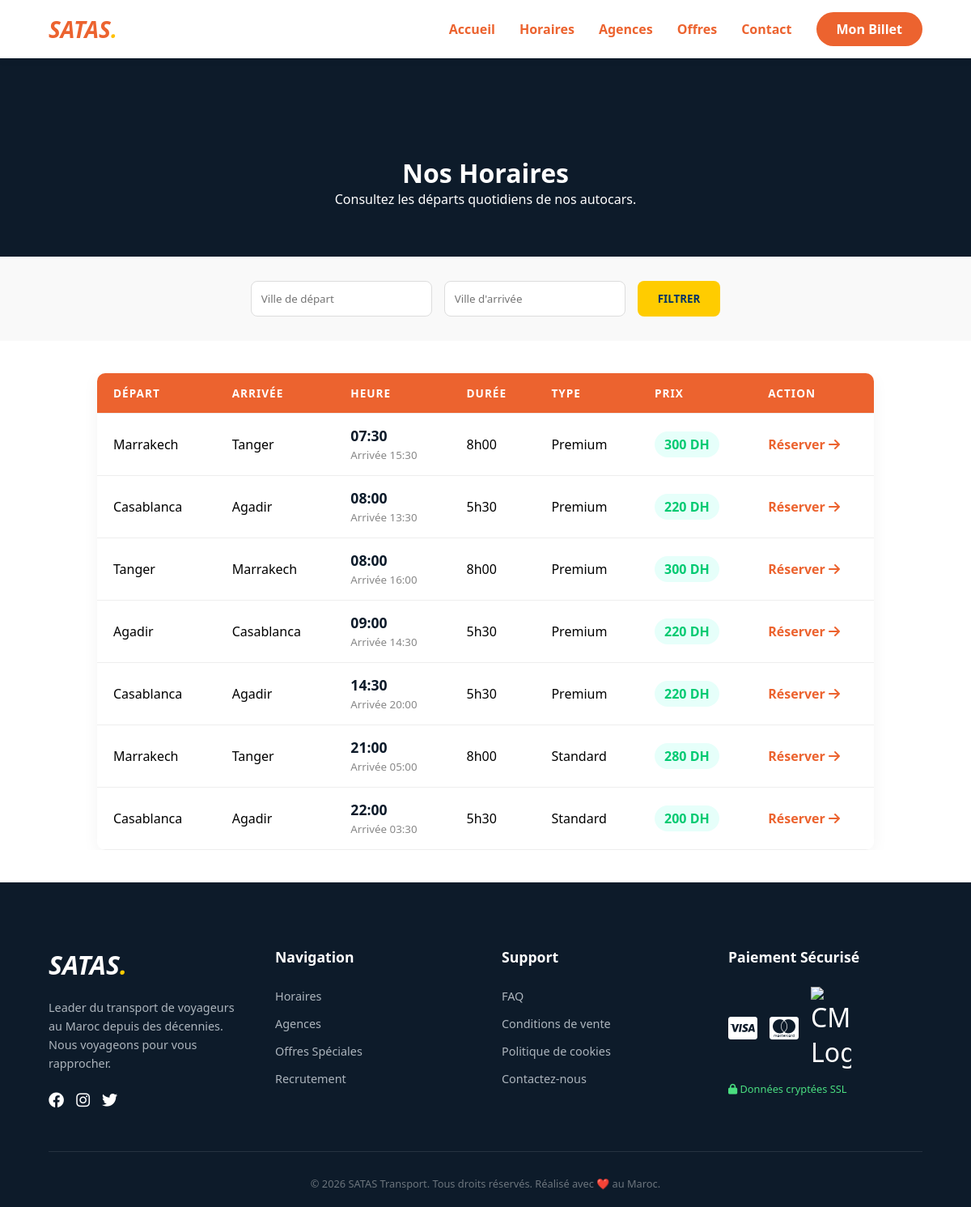
The page /horaires.php on the database its author committed.
### tables this page shows
CREATE TABLE IF NOT EXISTS horaires (
    id INT AUTO_INCREMENT PRIMARY KEY,
    ville_depart VARCHAR(100) NOT NULL,
    ville_arrivee VARCHAR(100) NOT NULL,
    heure_depart TIME NOT NULL,
    heure_arrivee TIME NOT NULL,
    duree VARCHAR(20),
    prix DECIMAL(10, 2) NOT NULL,
    type_autocar VARCHAR(50) DEFAULT 'Premium',
    created_at TIMESTAMP DEFAULT CURRENT_TIMESTAMP
);

### horaires.php (the view, shortened to what this page needs)
<?php
include 'db.php';
$ville_depart = isset($_GET['depart']) ? htmlspecialchars($_GET['depart']) : '';
$ville_arrivee = isset($_GET['arrivee']) ? htmlspecialchars($_GET['arrivee']) : '';
$sql = "SELECT * FROM horaires WHERE 1=1";
$params = [];
$sql .= " ORDER BY heure_depart ASC";
try {
    $stmt = $pdo->prepare($sql);
    $stmt->execute($params);
    $horaires = $stmt->fetchAll();
} catch (PDOException $e) {
    $horaires = [];
}
?>
<!DOCTYPE html>
<html lang="fr">
<head>
    <link rel="stylesheet" href="style.css?v=<?php echo time(); ?>">
    <link rel="stylesheet" href="https://cdnjs.cloudflare.com/ajax/libs/font-awesome/6.0.0/css/all.min.css">
</head>
<body>
    <?php include 'les sections/navbar.php'; ?>
    <div class="page-header">
        <h1>Nos Horaires</h1>
        <p>Consultez les départs quotidiens de nos autocars.</p>
    </div>
    <form class="search-area" method="GET">
        <input type="text" name="depart" placeholder="Ville de départ" value="<?php echo $ville_depart; ?>" class="form-control" style="padding: 12px; border-radius: 8px; border: 1px solid #ddd;">
        <input type="text" name="arrivee" placeholder="Ville d'arrivée" value="<?php echo $ville_arrivee; ?>" class="form-control" style="padding: 12px; border-radius: 8px; border: 1px solid #ddd;">
        <button type="submit" class="btn-search" style="padding: 12px 25px; border-radius: 8px; cursor:pointer;">Filtrer</button>
    </form>
    <div class="schedule-table-container fadeInUp">
        <table class="schedule-table">
            <thead>
                <tr>
                    <th>Départ</th>
                    <th>Arrivée</th>
                    <th>Heure</th>
                    <th>Durée</th>
                    <th>Type</th>
                    <th>Prix</th>
                    <th>Action</th>
                </tr>
            </thead>
            <tbody>
                <?php if (count($horaires) > 0): ?>
                    <?php foreach ($horaires as $h): ?>
                    <tr>
                        <td><?php echo htmlspecialchars($h['ville_depart']); ?></td>
                        <td><?php echo htmlspecialchars($h['ville_arrivee']); ?></td>
                        <td>
                            <div class="time-cell"><?php echo date('H:i', strtotime($h['heure_depart'])); ?></div>
                            <small style="color:#888;">Arrivée <?php echo date('H:i', strtotime($h['heure_arrivee'])); ?></small>
                        </td>
                        <td><?php echo htmlspecialchars($h['duree']); ?></td>
                        <td><?php echo htmlspecialchars($h['type_autocar']); ?></td>
                        <td><span class="price-tag"><?php echo number_format($h['prix'], 0, ',', ' '); ?> DH</span></td>
                        <td>
                            <a href="offres.php" style="color: #ec632f; font-weight: bold; text-decoration: none;">Réserver <i class="fas fa-arrow-right"></i></a>
                        </td>
                    </tr>
                    <?php endforeach; ?>
                <?php else: ?>
                    <tr>
                        <td colspan="7" style="text-align: center; padding: 40px;">Aucun trajet trouvé pour votre recherche.</td>
                    </tr>
                <?php endif; ?>
            </tbody>
        </table>
    </div>
    <?php include 'les sections/footer.php'; ?>
</body>
</html>

### style.css (style rules this page uses)
:root { --primary-blue: #ec632f; --accent-yellow: #FFC107; --text-gray: #444; --white: #ffffff; }
* { margin: 0; padding: 0; box-sizing: border-box; font-family: 'Segoe UI', Tahoma, Geneva, Verdana, sans-serif; }
.btn-search { background-color: #ffcc00; color: #003366; border: none; padding: 15px 40px; border-radius: 10px; font-weight: 800; cursor: pointer; transition: 0.3s; text-transform: uppercase; }
.fadeInUp { animation: fadeInUp 0.8s ease-out forwards; }

### horaires.php (style rules this page uses)
.page-header { background-color: #0d1b2a; color: white; padding: 120px 20px 60px; text-align: center; }
.search-area { background: #f9f9f9; padding: 30px 20px; display: flex; justify-content: center; gap: 15px; flex-wrap: wrap; }
.schedule-table-container { max-width: 1000px; margin: 40px auto; padding: 0 20px; overflow-x: auto; }
.schedule-table { width: 100%; border-collapse: collapse; background: white; box-shadow: 0 5px 20px rgba(0,0,0,0.05); border-radius: 10px; overflow: hidden; }
.schedule-table th, .schedule-table td { padding: 15px 20px; text-align: left; border-bottom: 1px solid #eee; }
.schedule-table th { background-color: var(--primary-color); background-color: #ec632f; color: white; text-transform: uppercase; font-size: 0.85rem; letter-spacing: 1px; }
.time-cell { font-weight: bold; font-size: 1.1rem; color: #0d1b2a; }
.price-tag { background-color: #e6fffa; color: #00ca72; padding: 5px 12px; border-radius: 20px; font-weight: bold; display: inline-block; }

### rows shown on the page
horaires: ville_depart "Marrakech", ville_arrivee "Tanger", heure_depart "07:30", heure_arrivee "15:30", duree "8h00", type_autocar "Premium", prix "300"
horaires: ville_depart "Casablanca", ville_arrivee "Agadir", heure_depart "08:00", heure_arrivee "13:30", duree "5h30", type_autocar "Premium", prix "220"
horaires: ville_depart "Tanger", ville_arrivee "Marrakech", heure_depart "08:00", heure_arrivee "16:00", duree "8h00", type_autocar "Premium", prix "300"
horaires: ville_depart "Agadir", ville_arrivee "Casablanca", heure_depart "09:00", heure_arrivee "14:30", duree "5h30", type_autocar "Premium", prix "220"
horaires: ville_depart "Casablanca", ville_arrivee "Agadir", heure_depart "14:30", heure_arrivee "20:00", duree "5h30", type_autocar "Premium", prix "220"
horaires: ville_depart "Marrakech", ville_arrivee "Tanger", heure_depart "21:00", heure_arrivee "05:00", duree "8h00", type_autocar "Standard", prix "280"
horaires: ville_depart "Casablanca", ville_arrivee "Agadir", heure_depart "22:00", heure_arrivee "03:30", duree "5h30", type_autocar "Standard", prix "200"
